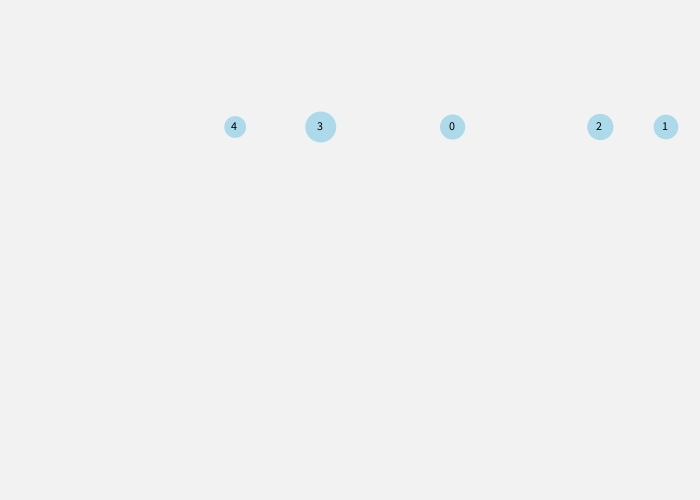
Frame 1 (no input)
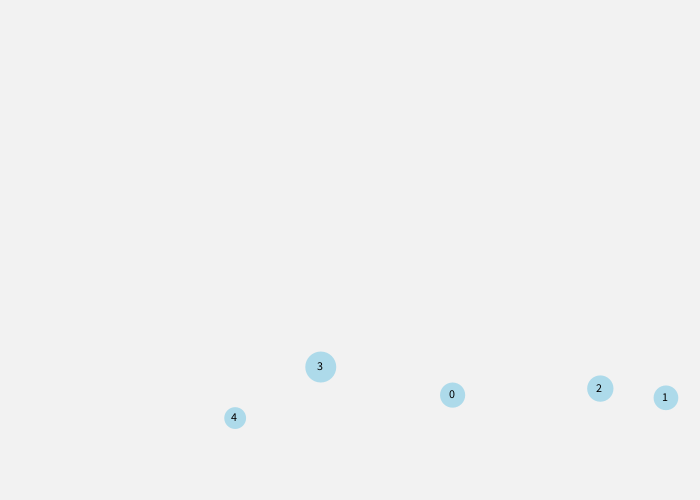
Frame 60 (the mouse pressed at the canvas centre just before this capture)
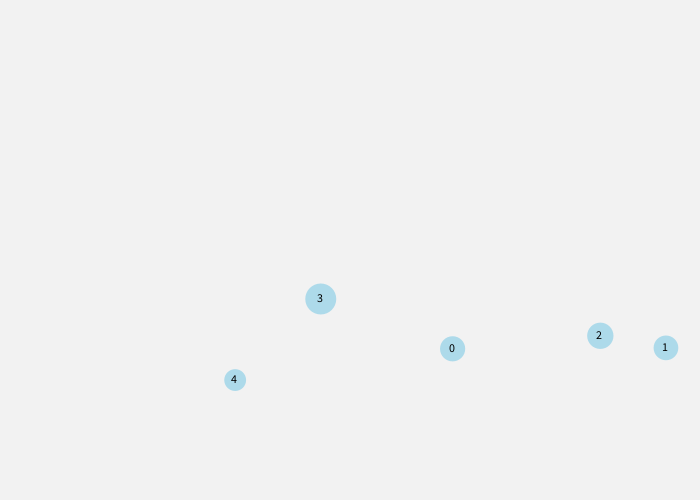
Frame 120 (the mouse held since frame 60 and released just before this capture)

The Processing sketch that drew these frames (run headless with seeded random() and noise(); from frame 60 on, the mouse is pressed at the canvas centre):

// Processing sketch: noc_fallingBody
// ── noc_fallingBody.pde
/*

 Nature of Code - Experiments in Simple Motion: Simple Attractive Body
 
 4th February 2012
 
 Paul May
 paulmay.org
 
 */


ArrayList<Faller> allFallers;
color[] colours = {
  #F2f2f2, #ADDAEA, #cccccc, #FAFAFA, #6F0D0D, #E8E8E8
};
PVector wind;
PVector gravity;

void setup() {
  size(700, 500);
  allFallers = new ArrayList();
  wind = new PVector(0.005, 0);
  gravity = new PVector(0, 0.01);
  background(colours[0]);
  for (int i=0;i<5;i++) {
    Faller w = new Faller();
    w.create(i);
    allFallers.add(w);
  }
}

void draw() {
  smooth();
  background(colours[0]);
  //for all bodies, attraact all Fallers within range

  for (Faller f:allFallers) {
    f.applyForce(gravity); 
    f.checkEdges();
    f.update();
    f.render();
  }
}

void keyPressed() {
  for (Faller f:allFallers) {
    f.applyForce(wind);
  }
}


// ── faller.pde
class Faller {
  PVector location;
  PVector velocity;
  PVector acceleration;

  Float mass;
  int tag;

  Faller() {
    println(this+" is alive");
  }

  void create(int _tag) {
    tag = _tag;
    location = new PVector(random(width), height/4);
    velocity = new PVector(0, 2);
    acceleration = new PVector(0, 0);
    mass = random(2, 4);
  }

  void update() {
    velocity.add(acceleration);
    location.add(velocity);
   
  }



  void render() {
    noStroke();
    fill(colours[1]);
    ellipse(location.x, location.y, mass*10, mass*10);
    //give the walkers a little tag on their back
    fill(0);
    text(tag, location.x-4, location.y+3);
  }

  void applyForce(PVector _force) {
    PVector f = PVector.div(_force, mass);
    acceleration.add(f);
  }

  //check edges - a straight copy from Dan Shiffman's "forces" example 

  void checkEdges() {

    if (location.x > width) {
      location.x = 0;
    } 
    else if (location.x < 0) {
      location.x = width;
    }

    if (location.y > height) {
      velocity.y *= -1;
      location.y = height;
    }
  }
}
